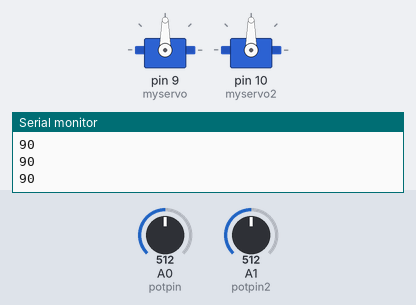
Bench run of a sketch on a simulated Arduino Uno, built with avr-gcc and run on an emulated ATmega328P. Parts: 2 × servo, the last lines printed to the serial monitor. The inputs (shaded band) are chosen by the test bench; at power-on: A0 (potpin) = 512, A1 (potpin2) = 512.

Above: at 1.2 s.
1.3 s: A0 (potpin) set to 716
At 1.6 s:
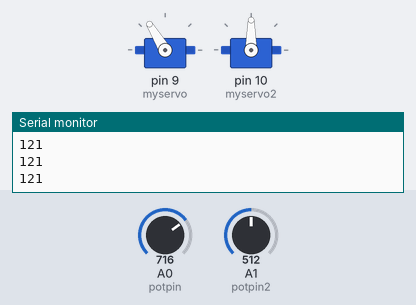
2.8 s: A1 (potpin2) set to 716
At 3.8 s:
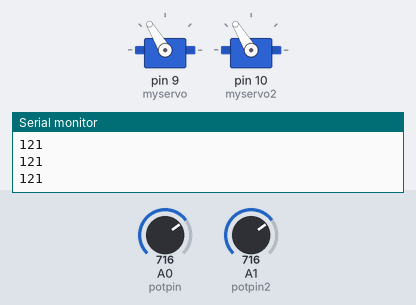
4.3 s: A0 (potpin) set to 900
At 4.9 s:
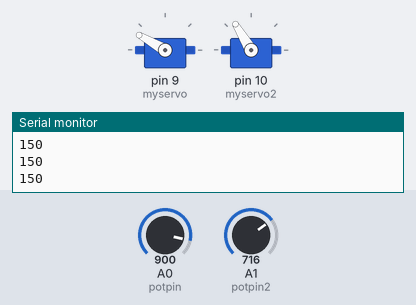
5.8 s: A1 (potpin2) set to 900
At 7.0 s:
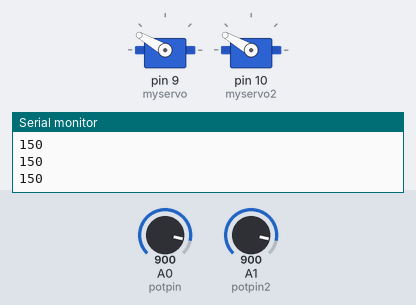
7.3 s: A0 (potpin) set to 1023
At 8.1 s:
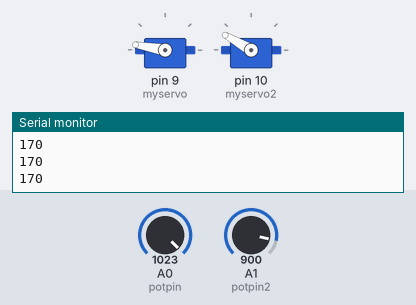
8.8 s: A1 (potpin2) set to 1023
At 9.1 s:
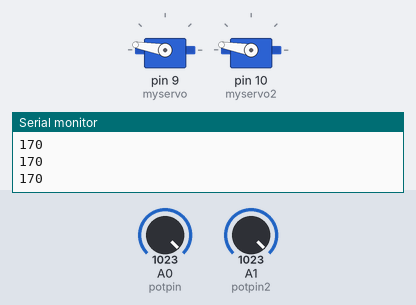
Timing chart, 0 to 11.3 s (numbered marks = the images above; inputs shaded):
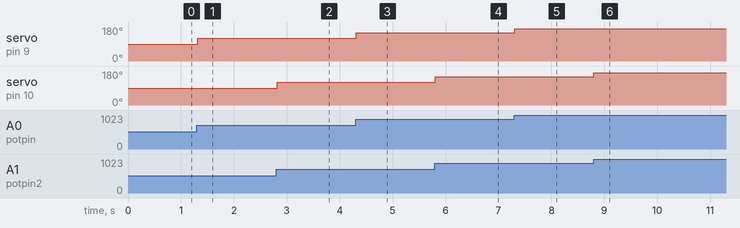

Measured:
- after the input at 1.3 s, servo on pin 9 (myservo): 90° → 121° at once
- after the input at 2.8 s, servo on pin 10 (myservo2): 90° → 121° at once
- after the input at 4.3 s, servo on pin 9 (myservo): 121° → 150° at once
- after the input at 5.8 s, servo on pin 10 (myservo2): 121° → 150° at once
- after the input at 7.3 s, servo on pin 9 (myservo): 150° → 170° at once
- after the input at 8.8 s, servo on pin 10 (myservo2): 150° → 170° at once

The sketch:

dualServoKnob.ino
```cpp
/*
Controlling 2 servos with potentiometer
*/

#include <Servo.h>

Servo myservo;  // create servo object to control a servo
Servo myservo2;  // create servo object to control a servo

int potpin = 0;  // analog pin used to connect the potentiometer
int potpin2 = 1;  // analog pin used to connect the potentiometer

int val2;
int val;    // variable to read the value from the analog pin

void setup()
{
  myservo.attach(9);  // attaches the servo on pin 9 to the servo object
  myservo2.attach(10);  // attaches the servo on pin 6 to the servo object
   Serial.begin(9600);
}

void loop()
{
  val = analogRead(potpin);            // reads the value of the potentiometer (value between 0 and 1023)
  val = map(val, 0, 1023, 10, 170);     // scale it to use it with the servo (value between 0 and 180)
  myservo.write(val);                  // sets the servo position according to the scaled value
  Serial.println(val);
  delay(10);                           // waits for the servo to get there

  val2 = analogRead(potpin2);            // reads the value of the potentiometer (value between 0 and 1023)
  val2 = map(val2, 0, 1023, 10, 170);     // scale it to use it with the servo (value between 0 and 180)
  myservo2.write(val2);                  // sets the servo position according to the scaled value
  delay(10);                           // waits for the servo to get there
}
```
